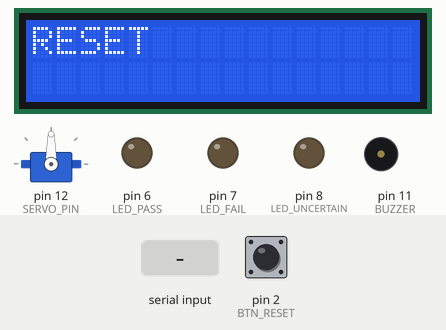
This sketch was run on a simulated Arduino Uno, built with avr-gcc and run on an emulated ATmega328P. Parts: servo, 16×2 character LCD, output pins drawn as LEDs (lit = HIGH), buzzer (waves = sounding). The test bench sets the inputs (shaded band); at power-on: pin 2 (BTN_RESET) HIGH. What the sketch prints to the serial monitor is not drawn.

Above: at 1.2 s.
1.3 s: "P\n" received over Serial
At 2.0 s:
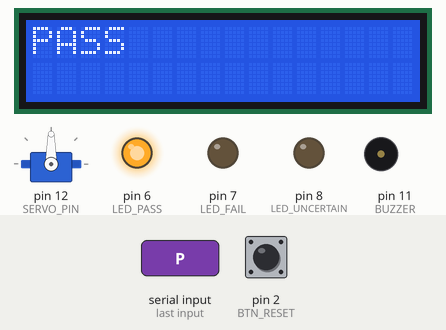
4.4 s: byte 70 ('F') received over Serial
At 5.2 s:
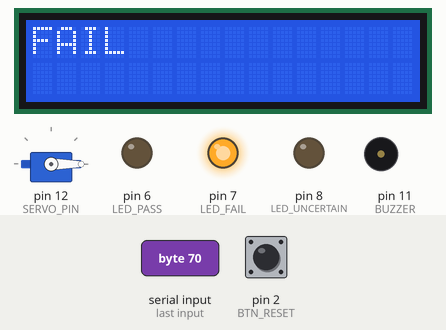
6.8 s: byte 84 ('T') received over Serial
At 7.7 s:
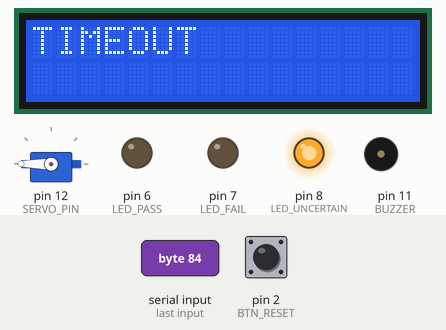
8.7 s: byte 85 ('U') received over Serial
At 9.6 s:
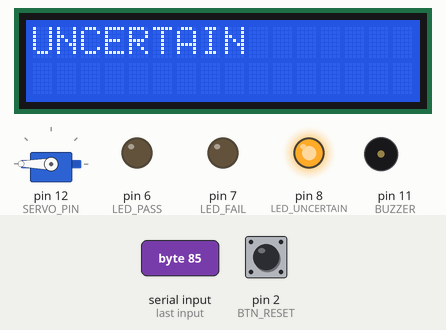
11.2 s: pin 2 (BTN_RESET) pulled LOW for 3.2 s
17.5 s: byte 72 ('H') received over Serial
Timing chart, 0 to 20.0 s (numbered marks = the images above; inputs shaded):
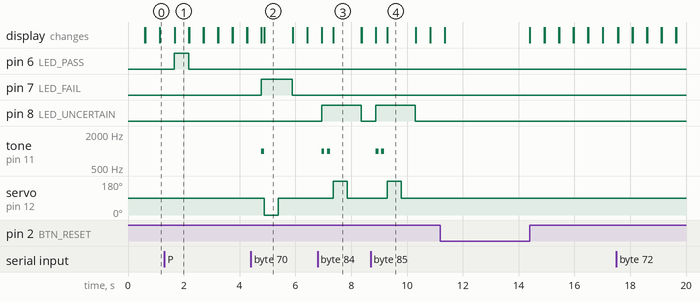

The sketch:

MetalGuard.ino
```cpp
#include <Servo.h>
#include <Wire.h>
#include <LiquidCrystal_I2C.h>

// 핀 번호 정의
const int BTN_RESET = 2;        // 수동 리셋 버튼
const int LED_POWER = 5;        // Whilte LED
const int LED_PASS = 6;         // Green LED
const int LED_FAIL = 7;         // Red LED
const int LED_UNCERTAIN = 8;    // Yellow LED
const int BUZZER = 11;          // 부저
const int SERVO_PIN = 12;       // 게이트 서보 모터

// 게이트 각도 설정
const int GATE_NORMAL = 90;    // 기본 위치
const int GATE_A = 0;          // 폐기 (FAIL)
const int GATE_B = 180;        // 재분류 (TIMEOUT, UNCERTAIN)

// 작업 완료 신호
const char* PASS_DONE      = "P_done";
const char* FAIL_DONE      = "F_done";
const char* UNCERTAIN_DONE = "U_done";
const char* TIMEOUT_DONE   = "T_done";

// 연결 확인 신호
unsigned long last_heartbeat = 0;
const unsigned long HEARTBEAT_TIMEOUT = 8000; // 일정 시간 동안 신호 없으면 끊겼다고 간주함
bool isConnected = false;

// 객체 생성
Servo gateServo;

// I2C 주소 0x27, 16열 2행 설정
LiquidCrystal_I2C lcd(0x27, 16, 2);

void setup() {
  Serial.begin(9600);

  // 핀 모드 설정
  pinMode(BTN_RESET, INPUT_PULLUP);
  pinMode(LED_PASS, OUTPUT);
  pinMode(LED_FAIL, OUTPUT);
  pinMode(LED_UNCERTAIN, OUTPUT);
  pinMode(BUZZER, OUTPUT);

  gateServo.attach(SERVO_PIN);
  gateServo.write(GATE_NORMAL);

  digitalWrite(LED_POWER, HIGH);

  lcd.init();
  lcd.backlight();
  lcd_display("ARDUINO POWER ON");
}

void loop() {
  if (digitalRead(BTN_RESET) == HIGH) {
    sys_reset();                   // 수동 리셋
    if(isConnected)
      lcd_display("READY...");
    else
      lcd_display("DISCONNECTED");
  }

  if (Serial.available() > 0) {
    char verdict = Serial.read();

    if (verdict == '\n' || verdict == '\r') return;

    last_heartbeat = millis();
    if (!isConnected) {
      isConnected = true;
      lcd_display("READY...");      // 연결 확인 후 화면 갱신
    }

    switch (verdict) {
      case 'P': // VERDICT_PASS
        led_on(HIGH, LOW, LOW);     // Green
        lcd_display("PASS");
        motor_normal();
        led_off();
        notify_done(PASS_DONE);
        break;

      case 'F': // VERDICT_FAIL
        led_on(LOW, HIGH, LOW);     // Red
        buzzer_on(1);
        lcd_display("FAIL");
        motor_on(GATE_A);
        led_off();
        notify_done(FAIL_DONE);
        break;

      case 'T': // VERDICT_TIMEOUT
        led_on(LOW, LOW, HIGH);      // Yellow ON
        buzzer_on(2);
        lcd_display("TIMEOUT");
        motor_on(GATE_B);
        led_off();
        notify_done(TIMEOUT_DONE);
        break;

      case 'U': // VERDICT_UNCERTAIN
        led_on(LOW, LOW, HIGH);      // Yellow ON
        buzzer_on(2);
        lcd_display("UNCERTAIN");
        motor_on(GATE_B);
        led_off();
        notify_done(UNCERTAIN_DONE);
        break;

      case 'N':
        sys_reset();
        break;

      case 'H': // Heartbeat 신호 (PC에서 주기적으로 송신)
        Serial.println("PONG");
      break;

      default:
        // 정의되지 않은 데이터 수신 시 유지
        break;
    }
    lcd_display("READY...");
  }

  // 연결 체크
  if (isConnected && (millis() - last_heartbeat > HEARTBEAT_TIMEOUT)) {
    isConnected = false;
    lcd_display("DISCONNECTED");
  }
}

// LED 제어
void led_on(int p, int f, int u) {
  digitalWrite(LED_PASS, p);
  digitalWrite(LED_FAIL, f);
  digitalWrite(LED_UNCERTAIN, u);
}

void led_off(){
  digitalWrite(LED_PASS, LOW);
  digitalWrite(LED_FAIL, LOW);
  digitalWrite(LED_UNCERTAIN, LOW);
}

// 부저 제어
void buzzer_on(int count) {
  for (int i = 0; i < count; i++) {
    tone(BUZZER, 1000);
    delay(100);
    noTone(BUZZER);
    if (count > 1) delay(100);
  }
}

// 모터 제어
void motor_on(int gate) {
  if (!gateServo.attached())
    gateServo.attach(SERVO_PIN);

  gateServo.write(gate);
  delay(500);
  gateServo.write(GATE_NORMAL);
  delay(500);
  gateServo.detach();
}

// 모터 원위치
void motor_normal() {
  if (!gateServo.attached())
    gateServo.attach(SERVO_PIN);

  gateServo.write(GATE_NORMAL);
  delay(500);
  gateServo.detach();
}

// LCD 제어
void lcd_display(const char* notice) {
  lcd.clear();
  lcd.setCursor(0, 0);
  lcd.print(notice);
}

// 작업 완료 알림
void notify_done(const char* signal) {
  Serial.println(signal);
}

// 리셋 함수
void sys_reset() {
  led_off();
  lcd_display("RESET");
  motor_normal();
}
```

Measured:
- after the input at 1.3 s, pin 6 (LED_PASS): LOW → HIGH after 0.36 s, → LOW 0.51 s later; the display: changes after 0.37 s (image 1)
- after the input at 4.4 s, pin 7 (LED_FAIL): LOW → HIGH after 0.38 s, → LOW 1.1 s later; tone on pin 11 (BUZZER): silent → 1000 Hz after 0.38 s, → silent 0.10 s later; servo on pin 12 (SERVO_PIN): 90° → 0° after 0.49 s, → 90° 0.50 s later
- after the input at 6.8 s, pin 8 (LED_UNCERTAIN): LOW → HIGH after 0.14 s, → LOW 1.4 s later; tone on pin 11 (BUZZER): alternates 1000 Hz for 0.10 s and silent for 0.10 s, 4 changes in all, then stays silent, starting after 0.14 s; servo on pin 12 (SERVO_PIN): 90° → 180° after 0.55 s, → 90° 0.50 s later
- after the input at 8.7 s, pin 8 (LED_UNCERTAIN): LOW → HIGH after 0.18 s, → LOW 1.4 s later; tone on pin 11 (BUZZER): alternates 1000 Hz for 0.10 s and silent for 0.10 s, 4 changes in all, then stays silent, starting after 0.18 s; servo on pin 12 (SERVO_PIN): 90° → 180° after 0.59 s, → 90° 0.50 s later
- what the display in image 1 shows lasts 0.5 s, from 1.7 s to 2.2 s
- what the display in image 2 shows lasts 1.0 s, from 4.9 s to 5.9 s
